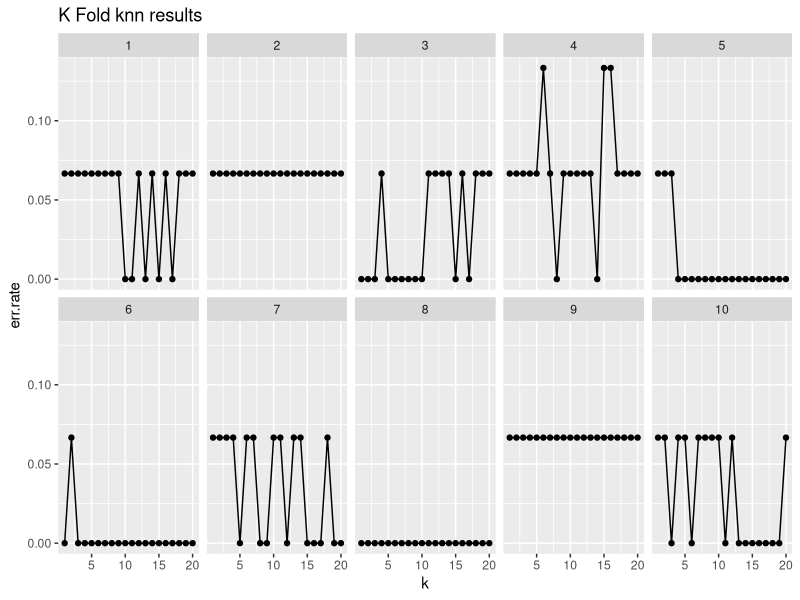

R code for this plot:
# load required library
library(class)
library(ggplot2)

#################################################
# PREPROCESSING
#################################################

data <- iris                # create copy of iris dataframe

N <- nrow(data)          # total number of records (150)
K <- 10                  # Set n
K.size <- N/K            # Fold size
K.count <- 1

set.seed(1)        # initialize random seed for consistency
                    # NOTE -- run for various seeds --> need for CV!

rand.index <- sample(1:N, N)   # Randomize data
data <- data[rand.index, ]

labels <- data$Species      # store labels
data$Species <- NULL        # remove labels from feature set (note: could
                            # alternatively use neg indices on column index in knn call)


#################################################
# APPLY MODEL
#################################################
err.rates <- data.frame()  
for (a in 1:K) {
     test.start <- (((a-1) * K.size) + 1)    # Start parameter for indexing folds
     test.end <- (a*K.size)                  # End parameter for indexing folds

     test.index <- test.start:test.end       # One of n folds

     train.data <- data[-test.index, ]       # Training/test split
     test.data <- data[test.index, ]

     train.labels <- as.factor(as.matrix(labels)[-test.index, ])      # extract training set labels
     test.labels <- as.factor(as.matrix(labels)[test.index, ])        # extract test set labels
     
     #err.rates <- data.frame()       # initialize results object

     max.k <- 20
     for (k in 1:max.k)              # perform fit for various values of k
     {
         knn.fit <- knn(train = train.data,          # training set
                         test = test.data,           # test set
                         cl = train.labels,          # true labels
                         k = k                       # number of NN to poll
                    )

         
         print(table(test.labels, knn.fit))          # print confusion matrix

         this.err <- c(K.count, k, sum(test.labels != knn.fit) / length(test.labels))    # store gzn err
         err.rates <- rbind(err.rates, this.err)     # append err to total results
     }
     K.count <- K.count + 1
}



#################################################
# OUTPUT RESULTS
#################################################

#results <- data.frame(1:max.k, err.rates)   # create results summary data frame
names(err.rates) <- c('K', 'k', 'err.rate')        # label columns of err df

head(err.rates)
tail(err.rates)

err.rates[11:20, ]


head(err.rates)
tail(err.rates)


#err.rates$Kk <- paste(err.rates$K, err.rates$k, sep="-")
#results <- data.frame(1:nrow(err.rates), err.rates$err.rate)     # create results summary data frame
#names(results) <- c('Kk.count', 'err.rate') 

#head(results)
#tail(results)

#################################################
# VISUALIZATION - ggplot2
#################################################

# create title for results plot
title <- 'K Fold knn results'

# create results plot
results.plot <- ggplot(err.rates, aes(x=k, y=err.rate)) + geom_point() + geom_line() + facet_wrap(~K, nrow=2, ncol=5)
results.plot <- results.plot + ggtitle(title)

# draw results plot (note need for print stmt inside script to draw ggplot)
print(results.plot)
